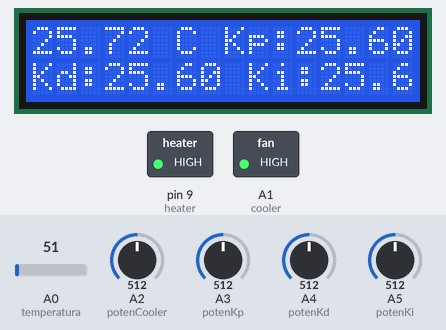
Simulated run of this sketch. Board: Arduino Uno, built with avr-gcc and run on an emulated ATmega328P. On the bench: 16×2 character LCD, switched loads named in the sketch (green lamp = pin HIGH). Inputs (shaded band) come from the test bench; at power-on: A0 (temperatura) = 51, A2 (potenCooler) = 512, A3 (potenKp) = 512, A4 (potenKd) = 512, A5 (potenKi) = 512. Random numbers use the default seed unless the sketch sets one; what the sketch prints to the serial monitor is not drawn.

Above: at 1.2 s.
1.3 s: A0 (temperatura) set to 20
At 1.53 s:
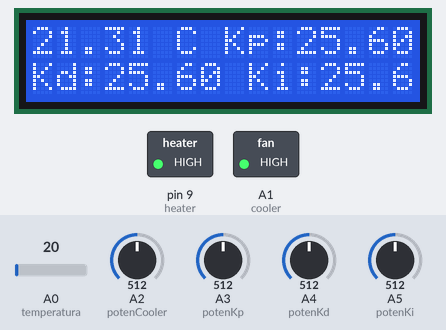
3.0 s: A0 (temperatura) set to 17
At 3.54 s:
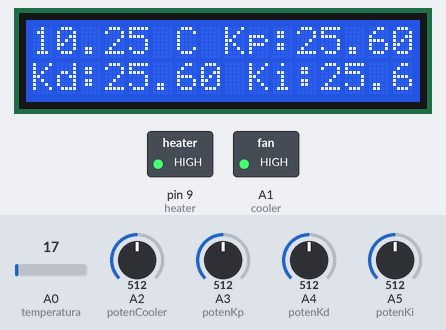
4.7 s: A2 (potenCooler) set to 496
At 5.55 s:
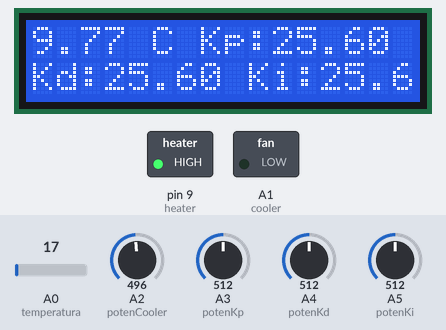
6.5 s: A3 (potenKp) set to 216
At 6.74 s:
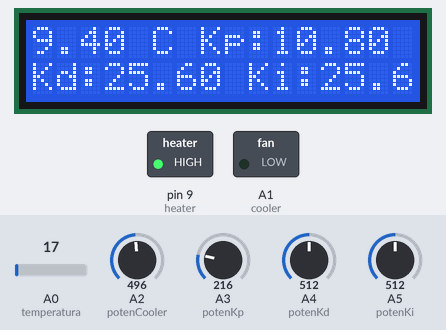
8.1 s: A3 (potenKp) set to 189
At 8.36 s:
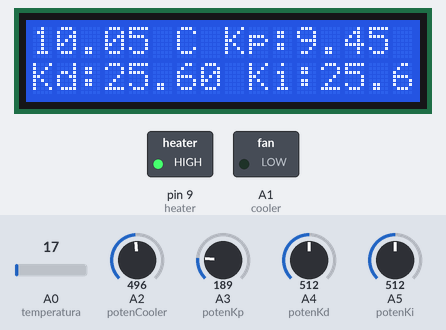
9.8 s: A4 (potenKd) set to 716
At 9.99 s:
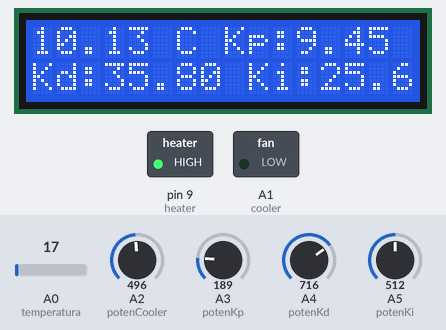
Timing chart, 0 to 12.4 s (numbered marks = the images above; inputs shaded):
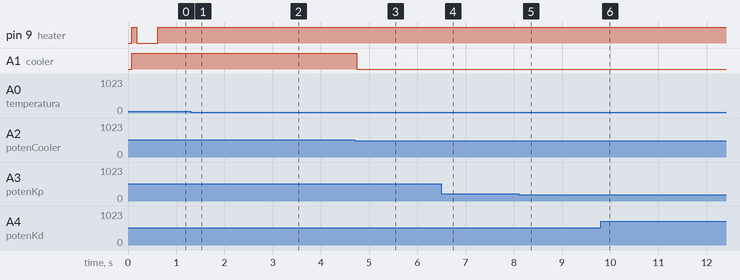

The sketch:

abp.ino
```cpp
// Adicionando biblioteca LiquidCrystal para uso do LCD.
#include <LiquidCrystal.h>
#include <stdlib.h>

// Adicionando todos os pinos correspondentes ao LCD.
const int rs = 12, en = 11, d4 = 5, d5 = 4, d6 = 3, d7 = 2;
LiquidCrystal lcd(rs, en, d4, d5, d6, d7);

// Funcões antigas para controle do display de 7 segmentos - 1 parte do projeto.
byte heart[8] = {
  0b00000,
  0b01010,
  0b11111,
  0b11111,
  0b11111,
  0b01110,
  0b00100,
  0b00000
};

byte smiley[8] = {
  0b00000,
  0b00000,
  0b01010,
  0b00000,
  0b00000,
  0b10001,
  0b01110,
  0b00000
};

byte frownie[8] = {
  0b00000,
  0b00000,
  0b01010,
  0b00000,
  0b00000,
  0b00000,
  0b01110,
  0b10001
};

byte armsDown[8] = {
  0b00100,
  0b01010,
  0b00100,
  0b00100,
  0b01110,
  0b10101,
  0b00100,
  0b01010
};

byte armsUp[8] = {
  0b00100,
  0b01010,
  0b00100,
  0b10101,
  0b01110,
  0b00100,
  0b00100,
  0b01010
};

//VARIÁVEIS DE CONTROLE
int contador = 0;
int temperatura = A0;
int heater = 9;
int cooler = A1;
int potenCooler = A2;
int potenKp = A3;
int potenKd = A4;
int potenKi = A5;
float temperaturaDesejada = 40;
int contadorDelaySerial = 0;

//CONTROLADOR PID
float kp = 20;
float kd = 0;
float ki = 2;
float e_ant, ui_ant, ud_ant;

void setup() {

  Serial.begin(9600);

  //Inicializando LCD.
  lcd.begin(16, 2);
  lcd.createChar(0, heart);
  lcd.createChar(1, smiley);
  lcd.createChar(2, frownie);
  lcd.createChar(3, armsDown);
  lcd.createChar(4, armsUp);
  lcd.setCursor(0, 0);

  //Configurando pinos dos nossos componentes.
  pinMode(potenCooler, INPUT);
  pinMode(potenKp, INPUT);
  pinMode(potenKd, INPUT);
  pinMode(potenKi, INPUT);
  pinMode(heater, OUTPUT);
  pinMode(cooler, OUTPUT);
}


void loop() {
  mostrarTemperatura();
  controlarCooler();
  controlarKp();
  controlarKd();
  controlarKi();
  delay(100);
  lcd.clear();
  contadorDelaySerial = contadorDelaySerial + 100;
}

//Função para leitura da temperatura e demonstração no lcd após filtragem e controle.
void mostrarTemperatura() {
  float leituraTemperatura = analogRead(temperatura);

  leituraTemperatura = simularRuido(leituraTemperatura);          //Simulação de um ruído da leitura analógica

  float leituralFiltrada = filtroPassaBaixa(leituraTemperatura);  //Implementação do filtro passa baixa da leitura do sensor
  float temperaturaAtual = leituralFiltrada * (500 / 1023.0);     //Conversão da temperatura do sensor

  //Printando informações no LCD
  lcd.setCursor(0, 0);
  lcd.print(String(temperaturaAtual) + " C" + " Kp:" + String(kp));

  lcd.setCursor(0, 1);
  lcd.print("Kd:" + String(kd) + " Ki:" + String(ki));

  calcularPID(temperaturaAtual);
}

float simularRuido(float leituraTemperatura) {
  float ruidoRandom = rand() % 5 + 1;
  leituraTemperatura = leituraTemperatura + ruidoRandom;
  return leituraTemperatura;
}

//Filtro passa baixa utilizado para filtrar leitura do sensor de temperatura.
float filtroPassaBaixa(float temp) {
  static float x = 0;              //Unidade estática para utilização no filtro
  float y;                         // Retorno do filtro

  y = x;
  x = 0.6875 * x + 0.3125 * temp;  //Calcula x(K+1)
  return (y);
}

//Função responsável por calcular PID
void calcularPID(float temperaturaAtual) {
  float valorHeater = controladorPID(temperaturaAtual);

  if (contadorDelaySerial == 500) {
    Serial.println("Valor do heater: " + String(valorHeater));
    contadorDelaySerial = 0;
  }

  analogWrite(heater, int(valorHeater));
}

//Controlador PID
float controladorPID(float tempAtual) {
  float e = temperaturaDesejada - tempAtual; //Calcula o erro

  float up = kp * e;                    //Controlador proporcional
  float ui = ui_ant + ki * e * 0.1;     //Controlador integral
  float ud = (kd * (e - e_ant)) / 0.1;  //Controlador derivativo
  float u = up + ui + ud;               //Calculo do controle

  e_ant = e;                            //Popula variável do erro anterior a partir do erro atual
  ui_ant = ui;                          //Popula variável do controlador integral anterior a partir do controlador integral atual
  ud_ant = ud;                          //Popula variável do controlador derivativo anterior a partir do controlador derivativo atual

  u = u <= 255 ? u : 255;               //Caso o controle retorne maior que 255 que é o valor máximo, seta padrão 255
  u = u > 0 ? u : 0;                    //Caso o controle retorne menos que 0 que é o valor mínimo, seta padrão 0
  return u;
}

//Função para controle do cooler a partir da leitura analógica do potenciômetro
void controlarCooler() {
  float leituraCooler = analogRead(potenCooler);
  leituraCooler = leituraCooler / 4;
  leituraCooler = leituraCooler > 255 ? 255 : leituraCooler;
  analogWrite(cooler, leituraCooler);
}

//Função para controle do kp a partir da leitura analógica do potenciômetro
void controlarKp() {
  float leituraKp = analogRead(potenKp);
  leituraKp = leituraKp / 20;
  kp = leituraKp;
}

//Função para controle do kd a partir da leitura analógica do potenciômetro
void controlarKd() {
  float leituraKd = analogRead(potenKd);
  leituraKd = leituraKd / 20;
  kd = leituraKd;
}

//Função para controle do ki a partir da leitura analógica do potenciômetro
void controlarKi() {
  float leituraKi = analogRead(potenKi);
  leituraKi = leituraKi / 20;
  ki = leituraKi;
}
```

Measured:
- the behaviour switches between 512 and 511 on A2 (potenCooler) (found by bisection; images 2 and 3)
- after the input at 4.7 s, A1 (cooler): HIGH → LOW at once
